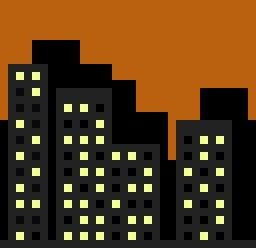
#> input picture test_imgs/Skyline2.png, 32 x 31 px (shown 8 times larger)
$ python main.py test_imgs/Skyline2.png out.png
#> lines starting #> are read from the running program, lines starting #| are printed output that depends on the picture
### src/image_processor.py
from PIL import Image
from src.direction import Direction
from src.frequency_rules import FrequencyRules
from src.adjacency_rules import AdjacencyRules

class ImageProcessor:
    def __init__(self, filename, tile_size=(3,3), rotation=False):
        self.image = Image.open(filename)
        self.tile_size = tile_size
        self.rotation = rotation

        self.tiles = []
        self.top_left_pixels = []

        self.adjacencies = AdjacencyRules()
        self.frequencies = FrequencyRules()

        self.process_image()

    def process_image(self):
        self.get_frequencies()
        self.get_adjacencys()

    def get_frequencies(self):
        if self.rotation:
            imgs = [self.image, self.image.transpose(Image.ROTATE_90), self.image.transpose(Image.ROTATE_180), self.image.transpose(Image.ROTATE_270)]
        else:
            imgs = [self.image]

        tile_to_ind = {}
        for img in imgs:
            for x in range(0, img.width - self.tile_size[0] + 1):
                for y in range(0, img.height - self.tile_size[1] + 1):
                    cropped_im = img.crop((x,y,x+self.tile_size[0], y+self.tile_size[1]))
                    im_hash = cropped_im.tobytes()
                    if im_hash not in tile_to_ind:
                        self.tiles.append(cropped_im)
                        self.top_left_pixels.append(cropped_im.getpixel((0,0)))
                        tile_to_ind[im_hash] = len(self.tiles)-1
                    self.frequencies.add(tile_to_ind[im_hash])

    def compatible(self, tile1_ind:int, tile2_ind:int, direction:Direction) -> bool:
        if direction == Direction.UP:
            return self.tiles[tile1_ind].crop((0,0, self.tile_size[0], self.tile_size[1]-1)) == self.tiles[tile2_ind].crop((0,1, self.tile_size[0], self.tile_size[1]))
        elif direction == Direction.DOWN:
            return self.tiles[tile1_ind].crop((0,1, self.tile_size[0], self.tile_size[1])) == self.tiles[tile2_ind].crop((0,0, self.tile_size[0], self.tile_size[1]-1))
        elif direction == Direction.LEFT:
            return self.tiles[tile1_ind].crop((0,0, self.tile_size[0]-1, self.tile_size[1])) == self.tiles[tile2_ind].crop((1,0, self.tile_size[0], self.tile_size[1]))
        elif direction == Direction.RIGHT:
            return self.tiles[tile1_ind].crop((1,0, self.tile_size[0], self.tile_size[1])) == self.tiles[tile2_ind].crop((0,0, self.tile_size[0]-1, self.tile_size[1]))

    def get_adjacencys(self):
        for t1 in range(len(self.tiles)):
            for t2 in range(len(self.tiles)):
                for direction in Direction:
                    if self.compatible(t1, t2, direction):
                        self.adjacencies.add(t1, t2, direction)

### src/adjacency_rules.py
from typing import List
from src.direction import Direction

class AdjacencyRules:
    def __init__(self):
        self.all_tiles = set()
        self.rules = []
        for _ in Direction:
            self.rules.append({})

    def add(self, tile1_ind: int, tile2_ind: int, direction: Direction):
        self.all_tiles.update([tile1_ind, tile2_ind])
        if tile1_ind not in self.rules[direction.value]:
            self.rules[direction.value][tile1_ind] = set()
        self.rules[direction.value][tile1_ind].add(tile2_ind)

    def get_compatible(self, tile_ind: int, direction: Direction) -> List[int]:
        dirs = self.rules[direction.value]
        if tile_ind in dirs:
            return dirs[tile_ind]
        else:
            return []

    # [6 lines left out: function get_not_compatible, not called in this run]

### src/frequency_rules.py
class FrequencyRules:
    def __init__(self):
        self.tile_frequencies = []
        self.total = 0

    def _increase_size(self, to:int):
        if len(self.tile_frequencies) < to:
            new_size = to - len(self.tile_frequencies)
            self.tile_frequencies.extend([0 for _ in range(new_size)])

    def add(self, tile_ind: int):
        self._increase_size(tile_ind+1)
        self.tile_frequencies[tile_ind] += 1
        self.total += 1

    def get(self, ind:int) -> int:
        return self.tile_frequencies[ind]

### src/image_builder.py
import numpy as np
from PIL import Image

class ImageBuilder:
    def __init__(self, tile_grid, tile_size, output_size, mode):
        self.tile_index_grid = tile_grid
        self.output_size = output_size
        self.tile_size = tile_size
        self.mode = mode

        if mode == 'RGB':
            self.pixel_length = 3
        else:
            self.pixel_length = 4

    def to_file_paste_pixels(self, output_filename, pixels):
        output = np.zeros((np.prod(self.output_size), self.pixel_length))

        for coord, tile_index in enumerate(self.tile_index_grid):
            output[coord] = pixels[tile_index]

        output = output.reshape(self.output_size + (self.pixel_length,)).astype(np.uint8)

        img = Image.fromarray(output)
        img.save(output_filename)

    # [9 lines left out: function to_file_paste_tiles, not called in this run]


### src/direction.py
import enum

class StartFromZeroEnum(enum.Enum):
    @staticmethod
    def _generate_next_value_(name, start, count, last_values):
        return count

class Direction(StartFromZeroEnum):
    LEFT = enum.auto()
    UP = enum.auto()
    RIGHT = enum.auto()
    DOWN = enum.auto()

    @staticmethod
    def opposite(dir: 'Direction') -> 'Direction':
        return Direction((dir.value + 2) % 4)

### src/wfc_state.py
import random
import heapq
import copy
import numpy as np
from src.direction import Direction
from src.wfc_cell import WFCCell

class WFCState:
    def __init__(self, num_tiles, adjacencies, frequencies, output_size):
        self.num_tiles = num_tiles
        self.frequencies = frequencies
        self.adjacencies = adjacencies
        self.output_size = output_size

        self.output_ind_size = np.prod(output_size)

        self.uncollapsed = 0

        self.grid = []
        self.entropy_heap = []
        self.removal_stack = []

        self.init_tile_adjacency_count = []

        self.init_adjacent_tile_counts()
        self.init_grid()

    def init_adjacent_tile_counts(self):
        for tile1_ind in range(self.num_tiles):
            counts = [0,0,0,0]
            for direction in Direction:
                counts[direction.value] = len(self.adjacencies.get_compatible(tile1_ind, direction))
            self.init_tile_adjacency_count.append(counts)


    def init_grid(self):
        for i in range(self.output_ind_size):
            cell = WFCCell(self.num_tiles, self.frequencies,self.adjacencies, copy.deepcopy(self.init_tile_adjacency_count))
            if not cell.collapsed:
                self.grid.append(cell)
                heapq.heappush(self.entropy_heap, (cell.entropy(), i))
                self.uncollapsed += 1

    def to_index(self, coord):
        return coord[0] + self.output_size[0]*coord[1]

    def to_coord(self, index):
        return [index % self.output_size[0], index // self.output_size[0]]

    # [59 lines left out: functions choose_next_cell, collapse_cell_at, get_neighbor_index, propagate, not called in this run]

    def run(self):
        while self.uncollapsed > 0:
            next_coord = self.choose_next_cell()
            self.collapse_cell_at(next_coord)
            self.propagate()
            self.uncollapsed -= 1

### main.py
import argparse
import numpy as np
import random
from PIL import Image

from src.image_processor import ImageProcessor
from src.image_builder import ImageBuilder
from src.wfc_state import WFCState as WFC

def main(input_filename, output_filename, tile_size, output_size, rotate):
    image_processor = ImageProcessor(input_filename, tile_size, rotate)
#> in __init__, self.image is the input picture: PIL image 32x31 RGBA; mean R, G, B, A 86.9, 57.8, 24, 255
#> the loop in get_frequencies, `for img in imgs:` made 1 pass
#> the loop in get_adjacencys, `for t1 in range(len(self.tiles)):` made 147 passes

    keep_going = True
    while keep_going:
        try:
            wfc_state = WFC(
                len(image_processor.tiles),
                image_processor.adjacencies,
                image_processor.frequencies,
                output_size)
            wfc_state.run()
            keep_going = False
        except RuntimeError:
            print("Contradiction! Restarting...")

    tile_grid = [0 for _ in range(np.prod(output_size))]
    for coord, cell in enumerate(wfc_state.grid):
        tile_grid[coord] = [i for i, x in enumerate(cell.possible) if x][0]
#> this loop made 0 passes

    image_builder = ImageBuilder(tile_grid, tile_size, output_size, image_processor.image.mode)
    image_builder.to_file_paste_pixels(output_filename, image_processor.top_left_pixels)
#> in to_file_paste_pixels, `output = output.reshape(self.output_size + (self.pixel_length,)).astyp..`:
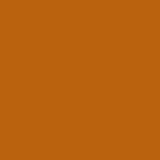
#> output: shape (20, 20, 4) (shown 8 times larger); mean of channels 0, 1, 2, 3 186, 98, 14, 255; drawn as R, G, B

if __name__ == "__main__":
    parser = argparse.ArgumentParser(description='Wave function colapse algorithm.')
    parser.add_argument('input_filename', type=str, help='Input Filename.')
    parser.add_argument('output_filename', type=str, help='Output Filename.')
    parser.add_argument('-tw', '--tile_width', type=int, default=3, help='Tile size width.')
    parser.add_argument('-th', '--tile_height', type=int, default=3, help='Tile size height.')
    parser.add_argument('-ow', '--output_width', type=int, default=20, help='Output size width.')
    parser.add_argument('-oh', '--output_height', type=int, default=20, help='Output size height.')
    parser.add_argument('-r', '--rotate', default=False, action='store_true', help="Use all rotated input image tiles.")
    parser.add_argument('-s', '--seed', type=int, default=0, help='Output size height.')
    args = parser.parse_args()

    if args.seed:
        random.seed(args.seed)

    main(args.input_filename, args.output_filename, (args.tile_width, args.tile_height), (args.output_width, args.output_height), args.rotate)
